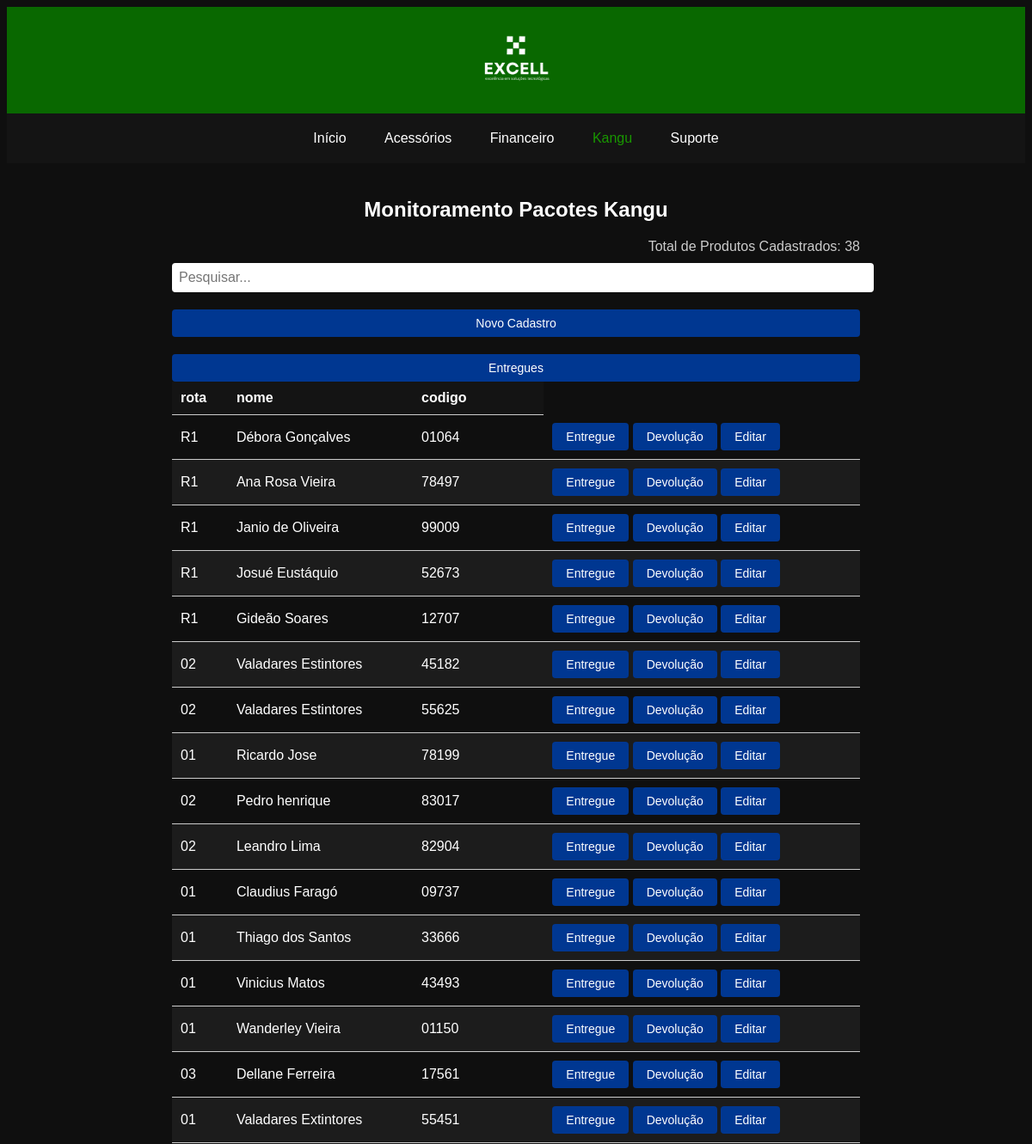
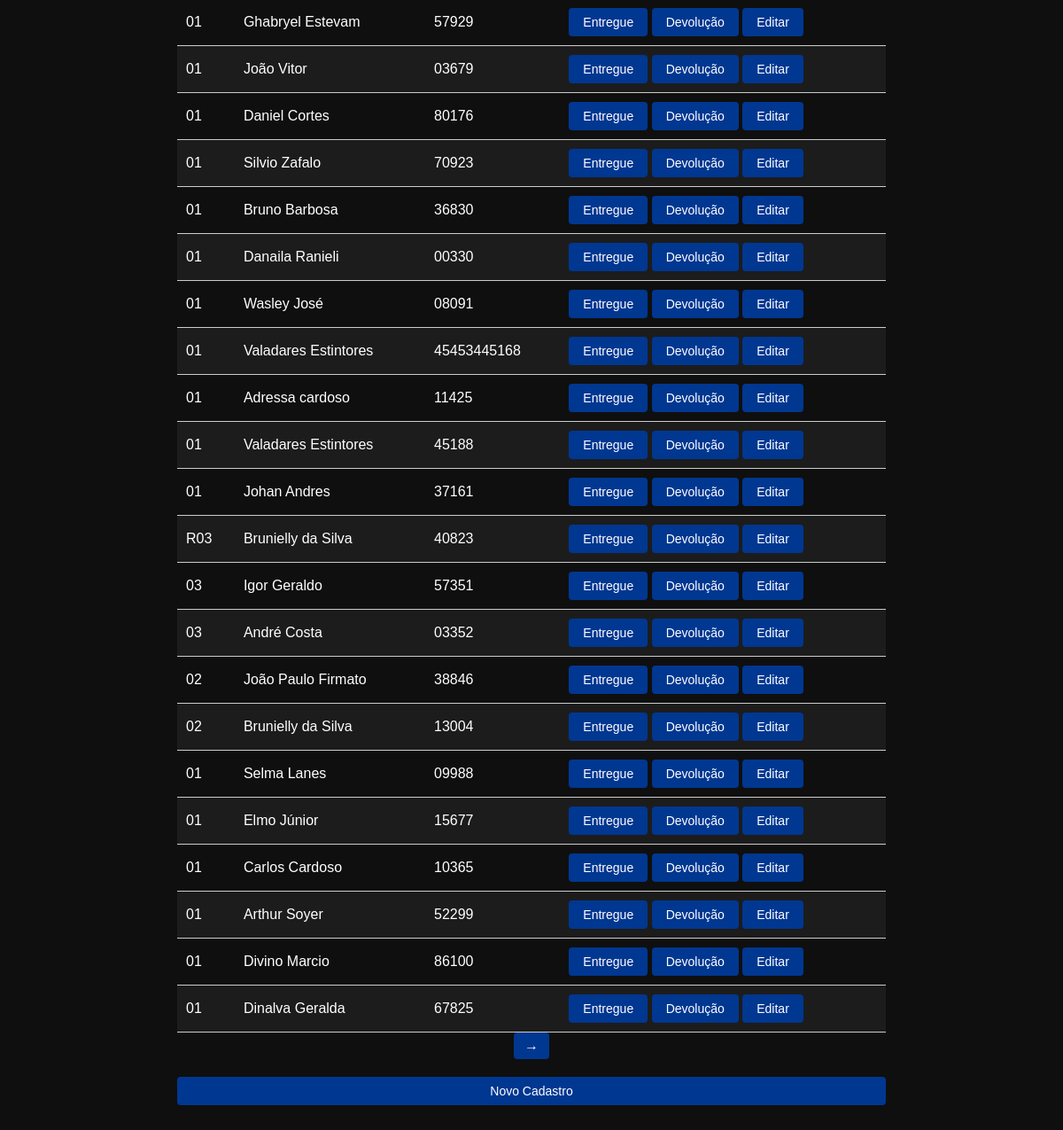
The app's page /excellsetup/kangu.php (signed in) with its own data (2 pictures, top to bottom).
### tables this page shows
CREATE TABLE `auditoria` (
  `id` int(200) NOT NULL,
  `rota` varchar(100) NOT NULL,
  `nome` varchar(100) NOT NULL,
  `codigo` varchar(100) NOT NULL
);

### excellsetup/kangu.php (the view, shortened to what this page needs)
<?php
include_once('bd/config.php');
$termoPesquisa = isset($_GET['pesquisa']) ? $_GET['pesquisa'] : '';
$sql = "SELECT * FROM auditoria
        WHERE rota LIKE '%$termoPesquisa%'
        OR nome LIKE '%$termoPesquisa%'
        OR codigo LIKE '%$termoPesquisa%'
        ORDER BY id DESC";
$result = $conexao->query($sql);
$totalRows = mysqli_num_rows($result);
$registrosPesquisados = [];
while ($user_data = mysqli_fetch_assoc($result)) {
  $registrosPesquisados[] = $user_data;
}
$registrosPorTabela = 10;
$numTabelas = ceil($totalRows / $registrosPorTabela);
$tabelaSelecionada = isset($_GET['tabela']) ? intval($_GET['tabela']) : 1;
?>
<!DOCTYPE html>
<html>
<head>
</head>
<body>
<header>
    <img class="logo" src="img/excelllogo.png" alt="PlayStation Logo">
  </header>
  <nav>
    <ul>
      <li><a href="base.php">Início</a></li>
      <li><a href="acessórios.php">Acessórios</a></li>
      <li><a href="financeiro.php">Financeiro</a></li>
      <li><a href="kangu.php" class="active">Kangu</a></li>
      <li><a href="#">Suporte</a></li>
    </ul>
  </nav>
  <section class="entries">
    <div class="m-5">
      <h2>Monitoramento Pacotes Kangu</h2>
      <div class="product-count">
        <?php echo "Total de Produtos Cadastrados: " . $totalRows; ?>
      </div>
      <div class="search-bar">
        <input type="text" id="searchInput" placeholder="Pesquisar..." oninput="searchTable()">
      </div>
      </div>
      <a href="cadrota.php" class="new-entry-btn btn btn-dark">Novo Cadastro</a>
      <a href="entregues.php" class="new-entry-btn btn btn-dark">Entregues</a>
      <div class="table-responsive">
        <table class="table text-white table-bg table-sm" id="tabela-lancamentos">
          <thead class="thead-light">
            <tr>
              <th scope="col">rota</th>
              <th scope="col">nome</th>
              <th scope="col">codigo</th>
            </tr>
          </thead>
          <tbody>
            <?php
            foreach ($registrosPesquisados as $registro) {
              echo "<tr>";
              echo "<td>".$registro['rota']."</td>";
              echo "<td>".$registro['nome']."</td>";
              echo "<td>".$registro['codigo']."</td>";
              echo "<td>
              <a class='btn btn-dark' href='entrega.php?id=".$registro['id']."&acao=entregue' id='new-entry-btn'>Entregue</a>
              <a class='btn btn-dark' href='devolucao.php?id=".$registro['id']."&acao=devolucao' id='new-entry-btn'>Devolução</a>
              <a class='btn btn-dark' href='editrota.php?id=".$registro['id']."'  id='new-entry-btn'>Editar</a>
              </td>";
              echo "</tr>";
            }
            ?>
          </tbody>
        </table>
      </div>
      <div class="pagination">
        <?php if ($numTabelas > 1 && $tabelaSelecionada < $numTabelas) : ?>
          <button class="arrow" onclick="navigateTables(<?php echo $tabelaSelecionada + 1; ?>, <?php echo $numTabelas; ?>, '<?php echo $_SERVER['PHP_SELF']; ?>')">→</button>
        <?php endif; ?>
      </div>
      <a href="cadrota.php" class="new-entry-btn btn btn-dark">Novo Cadastro</a>
  </section>
</body>
</html>

### excellsetup/kangu.php (style rules this page uses)
body { font-family: Arial, sans-serif; background-color: #0f0f0f; color: #fff; }
header { background-color: #096800; padding: 10px; text-align: center; }
.logo { width: 100px; }
nav { background-color: #141414; padding: 10px 0; text-align: center; }
nav ul { list-style-type: none; margin: 0; padding: 0; }
nav ul li { display: inline-block; }
nav ul li a { color: #fff; display: block; padding: 10px 20px; text-decoration: none; transition: background-color 0.3s; }
.active { color: rgb(25, 151, 0); }
.entries { padding: 20px; max-width: 800px; margin: 0 auto; }
.entries h2 { font-size: 24px; margin-bottom: 20px; text-align: center; }
.table-responsive { overflow-x: auto; }
.table { width: 100%; border-collapse: collapse; }
.table th, .table td { padding: 10px; border-bottom: 1px solid #ccc; text-align: left; }
.table thead th { background-color: #141414; color: #fff; }
.table tbody tr:nth-child(even) { background-color: #1c1c1c; }
.btn { display: inline-block; padding: 8px 16px; font-size: 14px; text-align: center; text-decoration: none; border-radius: 4px; transition: background-color 0.3s ease; }
.btn-dark { background-color: #003791; color: #fff; border: none; }
.search-bar { margin-bottom: 20px; }
.search-bar input[type="text"] { width: 100%; padding: 8px; font-size: 16px; border-radius: 4px; border: none; }
.product-count { margin-bottom: 10px; text-align: right; color: #ccc; }
.pagination { display: flex; justify-content: center; margin-bottom: 20px; }
.pagination .arrow { display: inline-block; padding: 6px 12px; font-size: 16px; text-align: center; cursor: pointer; background-color: #003791; color: #fff; border: none; border-radius: 4px; margin: 0 5px; transition: background-color 0.3s ease; }
.pagination .arrow:first-child { margin-left: 0; }
.pagination .arrow:last-child { margin-right: 0; }
.new-entry-btn { display: block; text-align: center; margin-top: 20px; }

### records on screen
auditoria: rota "R1", nome "Débora Gonçalves", codigo "01064"
auditoria: rota "R1", nome "Ana Rosa Vieira", codigo "78497"
auditoria: rota "R1", nome "Janio de Oliveira", codigo "99009"
auditoria: rota "R1", nome "Josué Eustáquio", codigo "52673"
auditoria: rota "R1", nome "Gideão Soares", codigo "12707"
auditoria: rota "02", nome "Valadares Estintores", codigo "45182"
auditoria: rota "02", nome "Valadares Estintores", codigo "55625"
auditoria: rota "01", nome "Ricardo Jose", codigo "78199"
auditoria: rota "02", nome "Pedro henrique", codigo "83017"
auditoria: rota "02", nome "Leandro Lima", codigo "82904"
auditoria: rota "01", nome "Claudius Faragó", codigo "09737"
auditoria: rota "01", nome "Thiago dos Santos", codigo "33666"
auditoria: rota "01", nome "Vinicius Matos", codigo "43493"
auditoria: rota "01", nome "Wanderley Vieira", codigo "01150"
auditoria: rota "03", nome "Dellane Ferreira", codigo "17561"
auditoria: rota "01", nome "Valadares Extintores", codigo "55451"
auditoria: rota "01", nome "Ghabryel Estevam", codigo "57929"
auditoria: rota "01", nome "João Vitor", codigo "03679"
auditoria: rota "01", nome "Daniel Cortes", codigo "80176"
auditoria: rota "01", nome "Silvio Zafalo", codigo "70923"
auditoria: rota "01", nome "Bruno Barbosa", codigo "36830"
auditoria: rota "01", nome "Danaila Ranieli", codigo "00330"
auditoria: rota "01", nome "Wasley José", codigo "08091"
auditoria: rota "01", nome "Valadares Estintores", codigo "45453445168"
auditoria: rota "01", nome "Adressa cardoso", codigo "11425"
auditoria: rota "01", nome "Valadares Estintores", codigo "45188"
auditoria: rota "01", nome "Johan Andres", codigo "37161"
auditoria: rota "R03", nome "Brunielly da Silva", codigo "40823"
auditoria: rota "03", nome "Igor Geraldo", codigo "57351"
auditoria: rota "03", nome "André Costa", codigo "03352"
auditoria: rota "02", nome "João Paulo Firmato", codigo "38846"
auditoria: rota "02", nome "Brunielly da Silva", codigo "13004"
auditoria: rota "01", nome "Selma Lanes", codigo "09988"
auditoria: rota "01", nome "Elmo Júnior", codigo "15677"
auditoria: rota "01", nome "Carlos Cardoso", codigo "10365"
auditoria: rota "01", nome "Arthur Soyer", codigo "52299"
auditoria: rota "01", nome "Divino Marcio", codigo "86100"
auditoria: rota "01", nome "Dinalva Geralda", codigo "67825"

### other values on screen
$totalRows "38"
